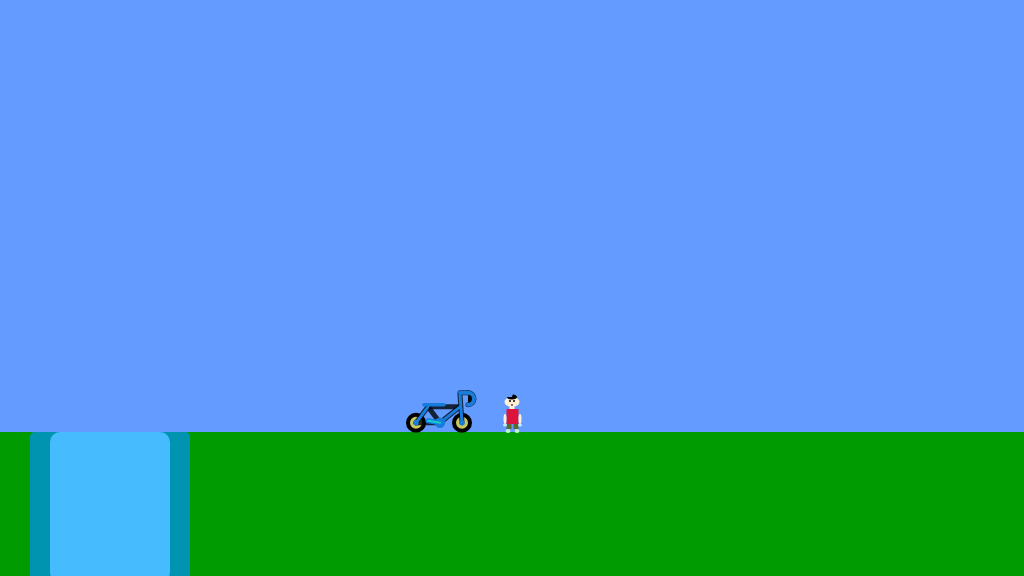
Frame 1 (no input)
Frame 60 (no input): identical to frame 1, image omitted
Frame 120 (the mouse pressed at the canvas centre since frame 60): identical to frame 1, image omitted

The p5.js sketch that drew this single still picture (run headless with seeded random() and noise() and a simulated clock; from frame 60 on, the mouse is pressed at the canvas centre):

// p5.js sketch
// ── sketch.js
/*

The Game Project

Game Project submission

*/


var gameChar_x;
var gameChar_y;
var floorPos_y;

var isLeft;
var isRight;
var isFalling;
var isPlummeting;
var collectable;
var canyon;

var tree_x;



function setup()
{
	createCanvas(1024, 576);
	floorPos_y = height * 3/4;
	gameChar_x = width/2;
	gameChar_y = floorPos_y;
    isLeft = false;
    isRight =false;
    isFalling = false;
    isPlummeting = false;
    rd= random();

    
    collectable = {x_pos:750, y_pos: floorPos_y, size:0.4 , isFound : false};
    canyon = {canyon_x:30,  canyon_width:160};
    tree_x= [300,500,900,1150];
    
}

function draw()
{
    fill(0,0,255);
    ellipse(100,100,100,100);
    

	///////////DRAWING CODE//////////

	background(100,155,255); //fill the sky blue


	noStroke();
	fill(0,155,0);
	rect(0, floorPos_y, width, height - floorPos_y); 
    //draw some green ground
    
    
    for(var i=0; i < tree_x.length; i++){
        console.log("trees loop"+i);
    }
    

	//draw the canyon
    
    //폭포
    fill(0, 148, 176);
	noStroke();
    rect(canyon.canyon_x,floorPos_y,canyon.canyon_width,160,5);
    fill(70, 188, 255);
    rect(canyon.canyon_x+20,floorPos_y,canyon.canyon_width-40,150,10);


	//the game character
	if(isLeft && isFalling)
	{
        // add your jumping-left code

        fill(255,239,213);
        ellipse(gameChar_x,gameChar_y-30,15,10); //얼굴
        //ellipse(300,145,15,10); //얼굴
        fill(220,20,60)
        rect(gameChar_x-4,gameChar_y-23,7,15); //몸통
        fill(255,239,213)
        rect(gameChar_x-2.5,gameChar_y-28,5,5); //목

        fill("black");
        arc(gameChar_x,gameChar_y-35,10,5,5,PI,CHORD/2); //모자


        fill(85,107,47);
        rect(gameChar_x-10,gameChar_y-11,8,3); //왼쪽다리
        rect(gameChar_x,gameChar_y-8,8,3); //오른쪽다리


        fill(195,239,213);
        ellipse(gameChar_x-10,gameChar_y-9,4,5); //왼발
        ellipse(gameChar_x+9,gameChar_y-6.5,4,4); //오른발


        fill(255,239,213);
        strokeWeight(1)
        ellipse(gameChar_x+6,gameChar_y-18,10,3); //오른팔
        ellipse(gameChar_x-6,gameChar_y-18,10,3); //왼팔

        fill(190,239,253);
        strokeWeight(1)
        ellipse(gameChar_x+11,gameChar_y-18,3,4); //오른손
        ellipse(gameChar_x-10,gameChar_y-18,3,4); //왼손

        fill(0);
        rect(gameChar_x-5,gameChar_y-28,3,2); //입
        fill(245);
        fill(0);
        ellipse(gameChar_x-2,gameChar_y-31,2,2); //왼쪽눈
        //ellipse(gameChar_x+2,gameChar_y-51,2,2); //오른쪽눈

	}
    
    
	else if(isRight && isFalling)
	{
        // add your jumping-right code
        fill(255,239,213);
        ellipse(gameChar_x,gameChar_y-30,15,10); //얼굴
        //ellipse(300,145,15,10); //얼굴
        fill(220,20,60)
        rect(gameChar_x-4,gameChar_y-23,7,15); //몸통
        fill(255,239,213)
        rect(gameChar_x-2.5,gameChar_y-28,5,5); //목

        fill("black");
        arc(gameChar_x,gameChar_y-35,10,5,5,PI,CHORD/2); //모자


        fill(85,107,47);
        rect(gameChar_x-10,gameChar_y-11,8,3); //왼쪽다리
        rect(gameChar_x,gameChar_y-18,8,3); //오른쪽다리


        fill(195,239,213);
        ellipse(gameChar_x-10,gameChar_y-9,4,5); //왼발
        ellipse(gameChar_x+9,gameChar_y-6.5,4,4); //오른발


        fill(255,239,213);
        strokeWeight(1)
        ellipse(gameChar_x+6,gameChar_y-18,10,3); //오른팔
        ellipse(gameChar_x-6,gameChar_y-18,10,3); //왼팔

        fill(190,239,253);
        strokeWeight(1)
        ellipse(gameChar_x+11,gameChar_y-18,3,4); //오른손
        ellipse(gameChar_x-10,gameChar_y-18,3,4); //왼손

        fill(0);
        rect(gameChar_x+4,gameChar_y-28,3,2); //입
        fill(245);
        fill(0);
        //ellipse(gameChar_x-2,gameChar_y-51,2,2); //왼쪽눈
        ellipse(gameChar_x+2,gameChar_y-31,2,2); //오른쪽눈

	}
    
    
	else if(isLeft)
	{
        // add your walking left code
        fill(255,239,213);
        ellipse(gameChar_x,gameChar_y-30,15,10); //얼굴
        //ellipse(300,145,15,10); //얼굴
        fill(220,20,60)
        rect(gameChar_x-4,gameChar_y-23,7,15); //몸통
        fill(255,239,213)
        rect(gameChar_x-2.5,gameChar_y-28,5,5); //목

        fill("black");
        arc(gameChar_x,gameChar_y-35,10,5,5,PI,CHORD/2); //모자


        fill(85,107,47);
        rect(gameChar_x-4,gameChar_y-8,3,5); //왼쪽다리
        rect(gameChar_x,gameChar_y-8,3,5); //오른쪽다리


        fill(195,239,213);
        ellipse(gameChar_x-2,gameChar_y-1,5,4); //왼발
        ellipse(gameChar_x+2,gameChar_y-1,5,4); //오른발


        fill(255,239,213);
        strokeWeight(1)
        ellipse(gameChar_x-6,gameChar_y-15,10,3); //왼팔
        ellipse(gameChar_x,gameChar_y-18,10,3); //오른팔

        fill(190,239,253);
        strokeWeight(1)
        ellipse(gameChar_x-10,gameChar_y-14,3,4); //오른손
        ellipse(gameChar_x-6,gameChar_y-17,3,4); //왼손

        fill(0);
        rect(gameChar_x-5,gameChar_y-28,3,2); //입
        fill(245);
        fill(0);
        ellipse(gameChar_x-2,gameChar_y-31,2,2); //왼쪽눈
        //ellipse(gameChar_x+2,gameChar_y-31,2,2); //오른쪽눈
        
        
	}
    
	else if(isRight)
	{
        // add your walking right code

        fill(255,239,213);
        ellipse(gameChar_x,gameChar_y-30,15,10); //얼굴
        //ellipse(300,145,15,10); //얼굴
        fill(220,20,60)
        rect(gameChar_x-4,gameChar_y-23,7,15); //몸통
        fill(255,239,213)
        rect(gameChar_x-2.5,gameChar_y-28,5,5); //목

        fill("black");
        arc(gameChar_x,gameChar_y-35,10,5,5,PI,CHORD/2); //모자


        fill(85,107,47);
        rect(gameChar_x-4,gameChar_y-8,3,5); //왼쪽다리
        rect(gameChar_x,gameChar_y-8,3,5); //오른쪽다리


        fill(195,239,213);
        ellipse(gameChar_x-2,gameChar_y-1,5,4); //왼발
        ellipse(gameChar_x+2,gameChar_y-1,5,4); //오른발


        fill(255,239,213);
        strokeWeight(1)
        ellipse(gameChar_x+6,gameChar_y-15,10,3); //왼팔
        ellipse(gameChar_x,gameChar_y-18,10,3); //오른팔

        fill(190,239,253);
        strokeWeight(1)
        ellipse(gameChar_x+11,gameChar_y-14,3,4); //오른손
        ellipse(gameChar_x+6,gameChar_y-17,3,4); //왼손

        fill(0);
        rect(gameChar_x+4,gameChar_y-28,3,2); //입
        fill(245);
        fill(0);
        //ellipse(gameChar_x-2,gameChar_y-31,2,2); //왼쪽눈
        ellipse(gameChar_x+2,gameChar_y-31,2,2); //오른쪽눈

	}
    
    
	else if(isFalling || isPlummeting)
	{
        // add your jumping facing forwards code
        fill(255,239,213);
        ellipse(gameChar_x,gameChar_y-30,15,10); //얼굴
        //ellipse(300,145,15,10); //얼굴
        fill(220,20,60)
        rect(gameChar_x-4,gameChar_y-23,7,15); //몸통
        fill(255,239,213)
        rect(gameChar_x-2.5,gameChar_y-28,5,5); //목

        fill("black");
        arc(gameChar_x,gameChar_y-35,10,5,5,PI,CHORD/2); //모자


        fill(85,107,47);
        rect(gameChar_x-4,gameChar_y-8,3,5); //왼쪽다리
        rect(gameChar_x,gameChar_y-8,3,5); //오른쪽다리


        fill(195,239,213);
        ellipse(gameChar_x-2,gameChar_y-1,5,4); //왼발
        ellipse(gameChar_x+2,gameChar_y-1,5,4); //오른발


        fill(255,239,213);
        strokeWeight(1)
        ellipse(gameChar_x-6,gameChar_y-18,10,3); //왼팔
        ellipse(gameChar_x+8,gameChar_y-18,10,3); //오른팔

        fill(190,239,253);
        strokeWeight(1)
        ellipse(gameChar_x+13,gameChar_y-18,3,4); //오른손
        ellipse(gameChar_x-10,gameChar_y-18,4,3); //왼손

        fill(0);
        rect(gameChar_x-0.5,gameChar_y-28,1,2); //입
        fill(245);
        fill(0);
        ellipse(gameChar_x-2,gameChar_y-31,2,2); //왼쪽눈
        ellipse(gameChar_x+2,gameChar_y-31,2,2); //오른쪽눈

	}
    
	else
	{
        // add your standing front facing code
        fill(255,239,213);
        ellipse(gameChar_x,gameChar_y-30,15,10); //얼굴
        //ellipse(300,145,15,10); //얼굴
        fill(220,20,60)
        rect(gameChar_x-5.5,gameChar_y-23,12,15); //몸통
        fill(255,239,213)
        rect(gameChar_x-2.5,gameChar_y-28,5,5); //목

        fill("black");
        arc(gameChar_x,gameChar_y-35,10,5,5,PI,CHORD/2); //모자


        fill(85,107,47);
        rect(gameChar_x-5.5,gameChar_y-8,5); //왼쪽다리
        rect(gameChar_x+1.5,gameChar_y-8,5); //오른쪽다리


        fill(195,239,213);
        ellipse(gameChar_x-4,gameChar_y-1,5,4); //왼발
        ellipse(gameChar_x+5,gameChar_y-1,5,4); //오른발


        fill(255,239,213);
        strokeWeight(1)
        ellipse(gameChar_x-7,gameChar_y-13,3,10); //왼팔
        ellipse(gameChar_x+8,gameChar_y-13,3,10); //오른팔

        fill(190,239,253);
        strokeWeight(1)
        ellipse(gameChar_x+8,gameChar_y-7,4,3); //오른손
        ellipse(gameChar_x-7,gameChar_y-7,4,3); //왼손

        fill(0);
        rect(gameChar_x-0.5,gameChar_y-28,1,2); //입
        fill(245);
        fill(0);
        ellipse(gameChar_x-2,gameChar_y-31,2,2); //왼쪽눈
        ellipse(gameChar_x+2,gameChar_y-31,2,2); //오른쪽눈

	}
     
    if(dist(collectable.x_pos-300,
            collectable.y_pos,
            gameChar_x,gameChar_y ) <20)
    {
        collectable.isFound = true;
    }
    
    if(collectable.isFound == false)
    {

    // 수집가능한 아이템 collectable item

        stroke(0);
        strokeWeight(4);
        fill(200,200,100);

        ellipse(
            collectable.size*(collectable.x_pos+290),
            collectable.size*(collectable.y_pos+625),
            collectable.size*40,
            collectable.size*40); //뒷타이어

        ellipse(
            collectable.size*(collectable.x_pos+405),
            collectable.size*(collectable.y_pos+625),
            collectable.size*40,
            collectable.size*40); //앞타이어
        

        noStroke();
        fill(200,200,100);
        ellipse(
            collectable.size*(collectable.x_pos+290),
            collectable.size*(collectable.y_pos+625),
            collectable.size*25,
            collectable.size*25); //뒷바퀴 살
        ellipse(
            collectable.size*(collectable.x_pos+405),
            collectable.size*(collectable.y_pos+625),
            collectable.size*25,
            collectable.size*25); //앞바퀴 살
        stroke(0,0,0,200);
        strokeWeight(5);
        line(
            collectable.size*(collectable.x_pos+290),
            collectable.size*(collectable.y_pos+625),
            collectable.size*(collectable.x_pos+320),
            collectable.size*(collectable.y_pos+585)); //뒷바퀴 연결되는 바디프레임
        line(
            collectable.size*(collectable.x_pos+320),
            collectable.size*(collectable.y_pos+585),
            collectable.size*(collectable.x_pos+400),
            collectable.size*(collectable.y_pos+585)); //가장 윗프레임
        line(
            collectable.size*(collectable.x_pos+405),
            collectable.size*(collectable.y_pos+625),
            collectable.size*(collectable.x_pos+400),
            collectable.size*(collectable.y_pos+555)); //앞프레임
        line(
            collectable.size*(collectable.x_pos+350),
            collectable.size*(collectable.y_pos+625),
            collectable.size*(collectable.x_pos+320),
            collectable.size*(collectable.y_pos+585)); //안장쪽 뒷프레임
        line(
            collectable.size*(collectable.x_pos+290),
            collectable.size*(collectable.y_pos+625),
            collectable.size*(collectable.x_pos+350),
            collectable.size*(collectable.y_pos+625)); //페달쪽 뒷프레임
        line(
            collectable.size*(collectable.x_pos+350),
            collectable.size*(collectable.y_pos+625),
            collectable.size*(collectable.x_pos+400),
            collectable.size*(collectable.y_pos+585)); //안장쪽 앞프레임
        line(
            collectable.size*(collectable.x_pos+420),
            collectable.size*(collectable.y_pos+550),
            collectable.size*(collectable.x_pos+400),
            collectable.size*(collectable.y_pos+550)); //손잡이
        //nofill();
        arc(
            collectable.size*(collectable.x_pos+420),
            collectable.size*(collectable.y_pos+565),
            collectable.size*30,
            collectable.size*30,
            3 * PI / 2, 2 * PI + PI / 2);//손잡이 프레임//

        strokeWeight(collectable.size*9);
        stroke(24,124,220);
        line(
            collectable.size*(collectable.x_pos+360),
            collectable.size*(collectable.y_pos+580),
            collectable.size*(collectable.x_pos+310),
            collectable.size*(collectable.y_pos+580)); //안장
        strokeWeight(3);
        line(
            collectable.size*(collectable.x_pos+405),
            collectable.size*(collectable.y_pos+625), 
            collectable.size*(collectable.x_pos+400),
            collectable.size*(collectable.y_pos+555)); //앞프레임 음영
        line(
            collectable.size*(collectable.x_pos+290),
            collectable.size*(collectable.y_pos+625),
            collectable.size*(collectable.x_pos+320),
            collectable.size*(collectable.y_pos+585)); //뒷프레임 음영
        line(
            collectable.size*(collectable.x_pos+350),
            collectable.size*(collectable.y_pos+625),
            collectable.size*(collectable.x_pos+400),
            collectable.size*(collectable.y_pos+585)); //페달쪽 음영


        // small middle wheels
        fill(10,255,255);
        ellipse(
            collectable.size*(collectable.x_pos+290),
            collectable.size*(collectable.y_pos+625),
            collectable.size*6,
            collectable.size*6); // 왼쪽
        ellipse(
            collectable.size*(collectable.x_pos+405),
            collectable.size*(collectable.y_pos+625),
            collectable.size*6,
            collectable.size*6); // 오른쪽
        // chain wheel
        strokeWeight(4);
        fill(10);
        ellipse(
            collectable.size*(collectable.x_pos+350),
            collectable.size*(collectable.y_pos+625),
            collectable.size*16,
            collectable.size*16);
        strokeWeight(4);
        fill(10);
        ellipse(
            collectable.size*(collectable.x_pos+350),
            collectable.size*(collectable.y_pos+625),
            collectable.size*8,
            collectable.size*8);
        //손잡이
        line(
            collectable.size*(collectable.x_pos+420),
            collectable.size*(collectable.y_pos+550),
            collectable.size*(collectable.x_pos+400),
            collectable.size*(collectable.y_pos+550));
        arc(collectable.size*(collectable.x_pos+420),
            collectable.size*(collectable.y_pos+565),
            collectable.size*30,
            collectable.size*30,
            3 * PI / 2, 2 * PI + PI / 2);

        //peddle, maybe idk
        strokeWeight(5);
        line(
            collectable.size*(collectable.x_pos+350),
            collectable.size*(collectable.y_pos+625),
            collectable.size*(collectable.x_pos+320),
            collectable.size*(collectable.y_pos+620)); //페달
        stroke(20,205,205);
        strokeWeight(2);
        line(
            collectable.size*(collectable.x_pos+350),
            collectable.size*(collectable.y_pos+625),
            collectable.size*(collectable.x_pos+320),
            collectable.size*(collectable.y_pos+620));
    }

	///////////INTERACTION CODE//////////
	//Put conditional statements to move the game character below here
    if((isLeft==true)&&(isPlummeting==false))
    {
        gameChar_x-=3
    }
    if((isRight==true)&&(isPlummeting==false))
    {
        gameChar_x+=3
    }
    if(floorPos_y>gameChar_y)
    {
        gameChar_y+=1;
        isFalling=true;
    }
    else
    {
        isFalling=false
    }
    
    if((gameChar_x>canyon.canyon_x)&&(gameChar_x<canyon.canyon_x+canyon.canyon_width)&&(gameChar_y>=floorPos_y))
    // 케릭터가 폭포를 만나면 아래로 떨어지도록 설계 점프를 했을때는 떨어지지 않도록 설계
    {
        isPlummeting=true
        console.log("Plummeting")
    }
    
//    if(dist(canyon.canyon_x+canyon.canyon_width/2,floorPos_y,gameChar_x,gameChar_y)==canyon.canyon_width/2)
//    {
//        isPlummeting=true
//        console.log("Plummeting")
//    }
    if((isPlummeting==true)&&gameChar_y<height)
    {
        gameChar_y+=2
    }





}


function keyPressed()
{
	// if statements to control the animation of the character when
	// keys are pressed.
	//open up the console to see how these work
	console.log("keyPressed: " + key); //assesment를 키로잡으면 한영이 되었을때 오류가 나므로 키코드로 잡아야 한다.
	console.log("keyPressed: " + keyCode);
    if(keyCode==65)
    {
        console.log("Pressed a")
        isLeft=true
    }
    if(keyCode==68)
    {
        console.log("Pressed d")
        isRight=true
    }
    if(keyCode==87)
    {
        console.log("Pressed w")
        isFalling=true
        if(floorPos_y==gameChar_y)
        {
            gameChar_y=gameChar_y-100
        }
    }
    if(keyCode==83)
    {
        console.log("Pressed w")
        isPlummeting=true
        
    }
}

function keyReleased()
{
	// if statements to control the animation of the character when
	// keys are released.

	console.log("keyReleased: " + key);
	console.log("keyReleased: " + keyCode);
    if(keyCode==65)
    {
        console.log("Released a")
        isLeft=false
    }
    if(keyCode==68)
    {
        console.log("Released d")
        isRight=false
    }
    if(keyCode==87)
    {
        console.log("Pressed w")
        isFalling=true
    
    }
    if(keyCode==83)
    {
        console.log("Pressed w")
        isPlummeting=false
    
    }
    
}
